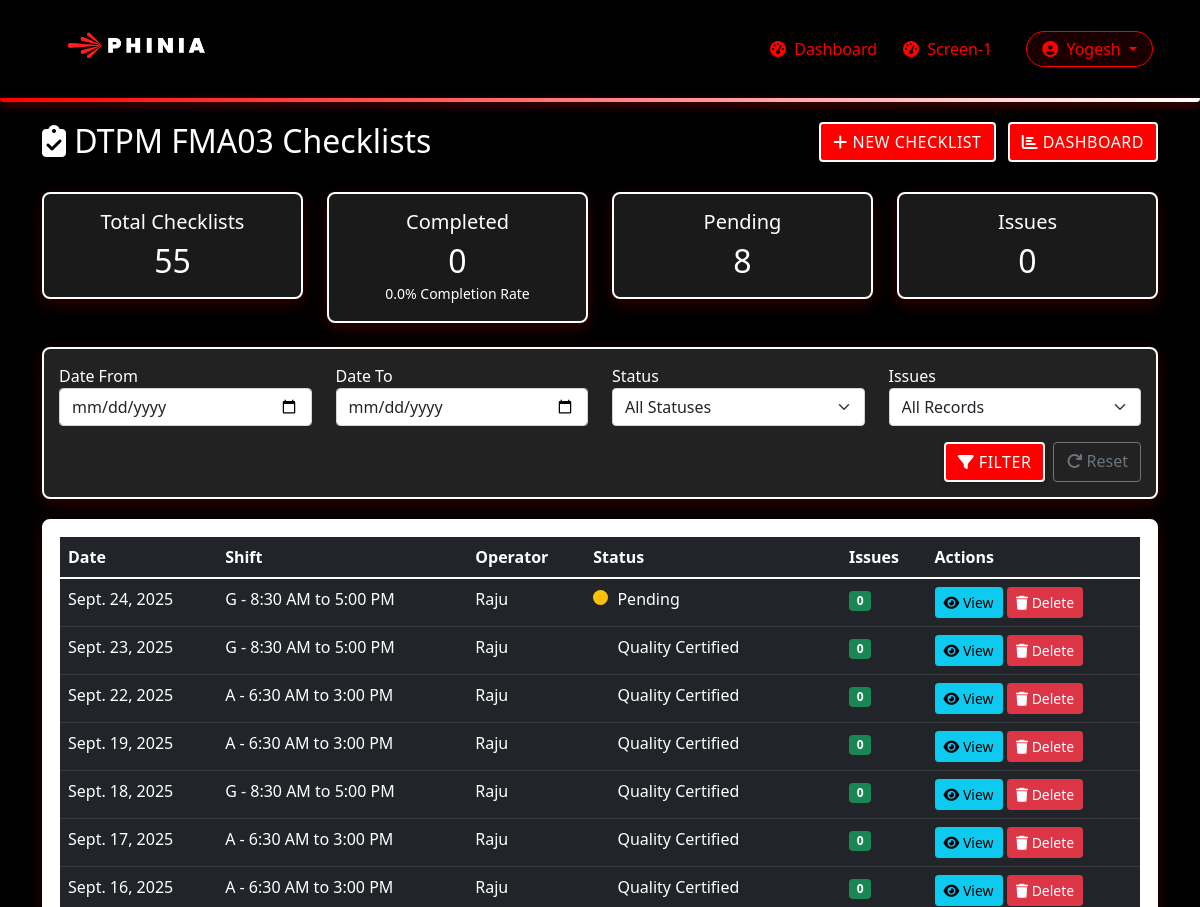
The app's page /dtpm-new/ (signed in, upper part), older data.
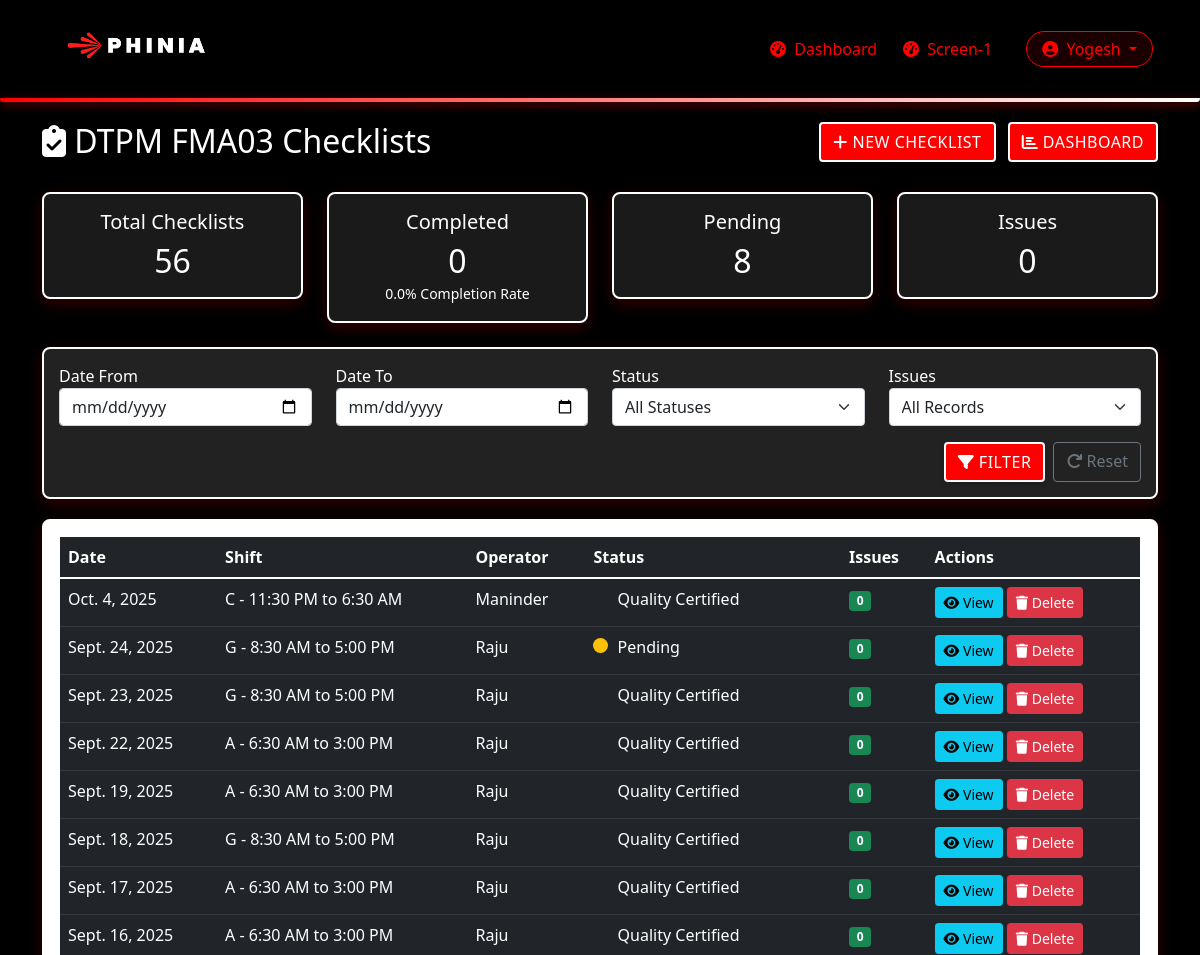
The same page, newer data.
### main/models.py (models this page shows, shortened)
class DTPMChecklistFMA03New(models.Model):
    STATUS_CHOICES = (
        ('pending', 'Pending'),
        ('supervisor_approved', 'Supervisor Approved'),
        ('quality_certified', 'Quality Certified'),
        ('rejected', 'Rejected'),
        ('quality_rejected', 'Quality Rejected'),
    )
    date = models.DateField()
    shift = models.ForeignKey('Shift', on_delete=models.CASCADE, related_name='dtpm_checklists_new')
    verification_status = models.ForeignKey(
        'DailyVerificationStatus',
        on_delete=models.CASCADE,
        related_name='dtpm_checklists',
        blank=True,
        null=True
    )
    operator = models.ForeignKey('User', on_delete=models.CASCADE, related_name='operated_dtpm_checklists_new')
    supervisor = models.ForeignKey(
        'User',
        on_delete=models.CASCADE,
        related_name='supervised_dtpm_checklists_new',
        null=True,
        blank=True
    )
    status = models.CharField(max_length=20, choices=STATUS_CHOICES, default='pending')
    notes = models.TextField(blank=True, null=True)
    current_model = models.CharField(
        max_length=10,
        choices=[
            ('P703', 'P703'),
            ('U704', 'U704'),
            ('FD', 'FD'),
            ('SA', 'SA'),
            ('Gnome', 'Gnome'),
        ],
        verbose_name="Current Running Model",
        blank=True,
        null=True
    )
    checklist_shift = models.CharField(
        max_length=10,
        choices=[
            ('S1', 'S1 - 6:30 AM to 6:30 PM'),
            ('A', 'A - 6:30 AM to 3:00 PM'),
            ('G', 'G - 8:30 AM to 5:00 PM'),
            ('B', 'B - 3:00 PM to 11:30 PM'),
            ('C', 'C - 11:30 PM to 6:30 AM'),
            ('S2', 'S2 - 6:30 PM to 6:30 AM'),
        ],
        verbose_name="Shift from Checklist",
        blank=True,
        null=True
    )
    created_at = models.DateTimeField(auto_now_add=True)
    updated_at = models.DateTimeField(auto_now=True)
    supervisor_approved_at = models.DateTimeField(null=True, blank=True)
    supervisor_approved_by = models.ForeignKey('User', on_delete=models.SET_NULL, null=True, blank=True,
                                              related_name='dtpm_supervisor_approvals')
    quality_certified_at = models.DateTimeField(null=True, blank=True)
    quality_certified_by = models.ForeignKey('User', on_delete=models.SET_NULL, null=True, blank=True,
                                            related_name='dtpm_quality_certifications')
    quality_comments = models.TextField(blank=True, null=True)
    rejected_at = models.DateTimeField(null=True, blank=True)
    rejected_by = models.ForeignKey('User', on_delete=models.SET_NULL, null=True, blank=True,
                                   related_name='dtpm_rejections')
    quality_rejected_at = models.DateTimeField(null=True, blank=True)
    quality_rejected_by = models.ForeignKey('User', on_delete=models.SET_NULL, null=True, blank=True,
                                          related_name='dtpm_quality_rejections')
    class Meta:
        ordering = ['-date']
        verbose_name = "DTPM Checklist"
        verbose_name_plural = "DTPM Checklists"

class User(AbstractUser):
    USER_TYPES = (
        ('operator', 'Operator'),
        ('shift_supervisor', 'Shift Supervisor'),
        ('quality_supervisor', 'Quality Supervisor'),
    )
    company_id = models.CharField(max_length=100, blank=True, null=True)
    skill_matrix_level = models.CharField(max_length=200, blank=True, null=True)
    user_type = models.CharField(max_length=20, choices=USER_TYPES)

### main/views.py (the view)
# urls.py: path('dtpm-new/', views.dtpm_new_list, name='dtpm_new_list'),
@login_required
def dtpm_new_list(request):
    form = DTPMChecklistNewFilterForm(request.GET)
    checklists = DTPMChecklistFMA03New.objects.select_related('shift', 'operator', 'supervisor', 'verification_status')\
        .annotate(issue_count=Count('check_results__issues', distinct=True))
    if form.is_valid():
        data = form.cleaned_data
        if data.get('date_from'):
            checklists = checklists.filter(date__gte=data['date_from'])
        if data.get('date_to'):
            checklists = checklists.filter(date__lte=data['date_to'])
        if data.get('status'):
            checklists = checklists.filter(status=data['status'])
        if data.get('has_issues'):
            if data['has_issues'] == 'yes':
                checklists = checklists.filter(issue_count__gt=0)
            elif data['has_issues'] == 'no':
                checklists = checklists.filter(issue_count=0)
    checklists = checklists.order_by('-date')
    stats = {
        'total': checklists.count(),
        'completed': checklists.filter(status__in=['verified', 'rejected']).count(),
        'pending': checklists.filter(status='pending').count(),
        'issues_count': DTPMIssueNew.objects.filter(
            check_result__checklist__in=checklists
        ).count()
    }
    if stats['total'] > 0:
        stats['completion_percentage'] = (stats['completed'] / stats['total']) * 100
    else:
        stats['completion_percentage'] = 0
    context = {
        'checklists': checklists,
        'filter_form': form,
        'stats': stats,
        'title': 'DTPM FMA03 Checklists'
    }
    return render(request, 'main/dtpm/dtpm_new_list.html', context)

### main/forms.py
class DTPMChecklistNewFilterForm(forms.Form):
    date_from = forms.DateField(
        required=False,
        widget=forms.DateInput(attrs={'type': 'date', 'class': 'form-control'})
    )
    date_to = forms.DateField(
        required=False,
        widget=forms.DateInput(attrs={'type': 'date', 'class': 'form-control'})
    )
    status = forms.ChoiceField(
        choices=[('', 'All Statuses')] + list(DTPMChecklistFMA03New.STATUS_CHOICES),
        required=False,
        widget=forms.Select(attrs={'class': 'form-control'})
    )
    has_issues = forms.ChoiceField(
        choices=[
            ('', 'All Records'),
            ('yes', 'Has Issues'),
            ('no', 'No Issues'),
        ],
        required=False,
        widget=forms.Select(attrs={'class': 'form-control'})
    )

### main/templates/main/dtpm/dtpm_new_list.html (shortened to what the changed rows need)
{% extends 'main/base.html' %}
{% load static %}
{% block content %}
<div class="row mb-4">
    <div class="col-md-8">
        <h2><i class="fas fa-clipboard-check"></i> DTPM FMA03 Checklists</h2>
    </div>
</div>
<div class="row mb-4">
    <div class="col-md-3">
        <div class="card dashboard-card">
            <div class="card-body text-center">
                <h5 class="card-title">Total Checklists</h5>
                <h2 class="mb-0">{{ stats.total }}</h2>
            </div>
        </div>
    </div>
    <div class="col-md-3">
        <div class="card dashboard-card">
            <div class="card-body text-center">
                <h2 class="mb-0">{{ stats.completed }}</h2>
            </div>
        </div>
    </div>
    <div class="col-md-3">
        <div class="card dashboard-card">
            <div class="card-body text-center">
                <h2 class="mb-0">{{ stats.pending }}</h2>
            </div>
        </div>
    </div>
    <div class="col-md-3">
        <div class="card dashboard-card">
            <div class="card-body text-center">
                <h2 class="mb-0">{{ stats.issues_count }}</h2>
            </div>
        </div>
    </div>
</div>
<div class="card">
    <div class="card-body">
        <div class="table-responsive">
            <table class="table table-dark table-hover">
                <thead>
                    <tr>
                        <th>Date</th>
                        <th>Shift</th>
                        <th>Operator</th>
                        <th>Status</th>
                        <th>Issues</th>
                        <th>Actions</th>
                    </tr>
                </thead>
                <tbody>
                    {% for checklist in checklists %}
                    <tr>
                        <td>{{ checklist.date }}</td>
                        <td>{{ checklist.get_checklist_shift_display  }}</td>
                        <td>{{ checklist.operator.username }}</td>
                        <td>
                            <span class="status-indicator status-{{ checklist.status }}"></span>
                            {{ checklist.get_status_display }}
                        </td>
                        <td>
                            {% if checklist.issue_count > 0 %}
                            <span class="badge bg-danger">{{ checklist.issue_count }}</span>
                            {% else %}
                            <span class="badge bg-success">0</span>
                            {% endif %}
                        </td>
                        <td>
                            <a href="{% url 'dtpm_new_detail' pk=checklist.id %}" class="btn btn-sm btn-info">
                                <i class="fas fa-eye"></i> View
                            </a>
                            {% if request.user.user_type == 'shift_supervisor' or request.user.is_superuser %}
                            <a href="{% url 'dtpm_new_delete' pk=checklist.id %}" class="btn btn-sm btn-danger">
                                <i class="fas fa-trash"></i> Delete
                            </a>
                            {% endif %}
                        </td>
                    </tr>
                    {% empty %}
                    <tr>
                        <td colspan="6" class="text-center">No checklists found.</td>
                    </tr>
                    {% endfor %}
                </tbody>
            </table>
        </div>
    </div>
</div>
{% endblock %}

Row changes from the older to the newer data that the page shows:
added DTPMChecklistFMA03New: date "Oct. 4, 2025", checklist_shift "C - 11:30 PM to 6:30 AM", operator.username "Maninder", status "Quality Certified"
Text that changed along with them:
{{ stats.total }}: "55" → "56"
